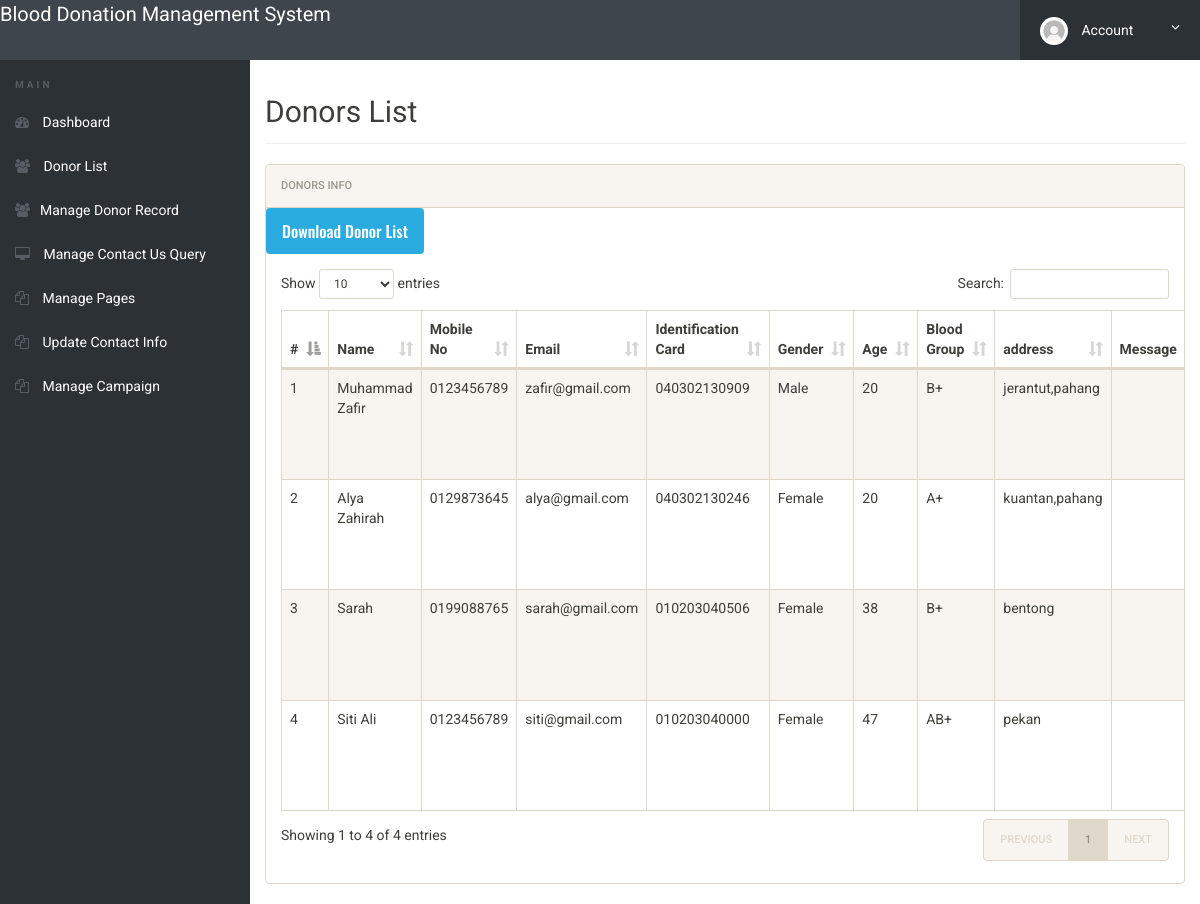
The page /admin/donor-list.php (signed in) on the database its author committed.
### tables this page shows
CREATE TABLE `tblblooddonars` (
  `id` int(11) NOT NULL,
  `FullName` varchar(100) DEFAULT NULL,
  `MobileNumber` char(11) DEFAULT NULL,
  `EmailId` varchar(100) DEFAULT NULL,
  `id_card` varchar(20) NOT NULL,
  `Gender` varchar(20) DEFAULT NULL,
  `Age` int(11) DEFAULT NULL,
  `BloodGroup` varchar(20) DEFAULT NULL,
  `Address` varchar(255) DEFAULT NULL,
  `Message` mediumtext DEFAULT NULL,
  `PostingDate` timestamp NOT NULL DEFAULT current_timestamp(),
  `status` int(1) DEFAULT NULL,
  `Password` varchar(250) DEFAULT NULL
);

### admin/donor-list.php (the view, shortened to what this page needs)
<?php
include('includes/config.php');
if(strlen($_SESSION['alogin'])==0)
	{
header('location:index.php');
}
else{
 ?>
<!doctype html>
<html lang="en" class="no-js">
<head>
	<link rel="stylesheet" href="css/font-awesome.min.css">
	<link rel="stylesheet" href="css/bootstrap.min.css">
	<link rel="stylesheet" href="css/dataTables.bootstrap.min.css">
	<link rel="stylesheet" href="css/bootstrap-social.css">
	<link rel="stylesheet" href="css/bootstrap-select.css">
	<link rel="stylesheet" href="css/fileinput.min.css">
	<link rel="stylesheet" href="css/awesome-bootstrap-checkbox.css">
	<link rel="stylesheet" href="css/style.css">
</head>
<body>
	<?php include('includes/header.php');?>
	<div class="ts-main-content">
		<?php include('includes/leftbar.php');?>
		<div class="content-wrapper">
			<div class="container-fluid">
				<div class="row">
					<div class="col-md-12">
						<h2 class="page-title">Donors List</h2>
						<div class="panel panel-default">
							<div class="panel-heading">Donors Info</div>
								<a href="download-records.php" style="font-size:16px;" class="btn btn-info">Download Donor List</a>
							<div class="panel-body">
								<table id="zctb" class="display table table-striped table-bordered table-hover" cellspacing="0" width="100%">
									<thead>
										<tr>
										<th>#</th>
											<th>Name</th>
											<th>Mobile No</th>
											<th>Email</th>
											<th>Identification Card</th>
											<th>Gender</th>
											<th>Age</th>
											<th>Blood Group</th>
											<th>address</th>
											<th>Message </th>
										</tr>
									</thead>
									<tbody>
<?php $sql = "SELECT * from  tblblooddonars ";
$query = $dbh -> prepare($sql);
$query->execute();
$results=$query->fetchAll(PDO::FETCH_OBJ);
$cnt=1;
if($query->rowCount() > 0)
{
foreach($results as $result)
{				?>
										<tr>
											<td><?php echo htmlentities($cnt);?></td>
											<td><?php echo htmlentities($result->FullName);?></td>
											<td><?php echo htmlentities($result->MobileNumber);?></td>
											<td><?php echo htmlentities($result->EmailId);?></td>
											<td><?php echo htmlentities($result->id_card);?>
											<td><?php echo htmlentities($result->Gender);?></td>
											<td><?php echo htmlentities($result->Age);?></td>
											<td><?php echo htmlentities($result->BloodGroup);?></td>
											<td><?php echo htmlentities($result->Address);?></td>
											<td><?php echo htmlentities($result->Message);?></td>
										</tr>
										<?php $cnt=$cnt+1; }} ?>
									</tbody>
								</table>
							</div>
						</div>
					</div>
				</div>
			</div>
		</div>
	</div>
</body>
</html>
<?php } ?>

### admin/css/style.css (style rules this page uses)
html { font-size: 14px; }
@media only screen and (min-width: 480px) { html { font-size: 17px; } }
@media only screen and (min-width: 768px) { html { font-size: 14px; } }
body { font-size: 1em; }
a { color: #37a6c4; }
.btn { font-family: 'Oswald', sans-serif; }
.panel { overflow: hidden; }
.btn { text-transform: none; }
.page-title { padding-bottom: 15px; margin-bottom: 20px; border-bottom: 1px solid #f0f0f0; }
.ts-main-content .content-wrapper { padding-top: 15px; margin-top: 60px; }
@media only screen and (min-width: 992px) { .ts-main-content .content-wrapper { margin-left: 250px; } }

### rows shown on the page
tblblooddonars: FullName "Muhammad Zafir", MobileNumber "0123456789", EmailId "zafir@gmail.com", id_card "040302130909", Gender "Male", Age "20", BloodGroup "B+", Address "jerantut,pahang"
tblblooddonars: FullName "Alya Zahirah", MobileNumber "0129873645", EmailId "alya@gmail.com", id_card "040302130246", Gender "Female", Age "20", BloodGroup "A+", Address "kuantan,pahang"
tblblooddonars: FullName "Sarah", MobileNumber "0199088765", EmailId "sarah@gmail.com", id_card "010203040506", Gender "Female", Age "38", BloodGroup "B+", Address "bentong"
tblblooddonars: FullName "Siti Ali", MobileNumber "0123456789", EmailId "siti@gmail.com", id_card "010203040000", Gender "Female", Age "47", BloodGroup "AB+", Address "pekan"
